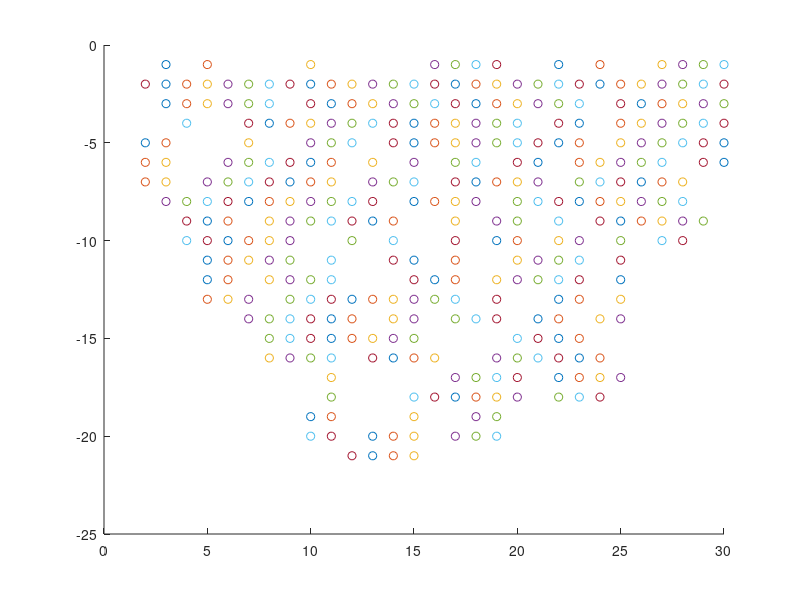

MATLAB code to generate this figure:
clear all
close all

unique_pos=[     1     3
     1     5
     1    10
     1    16
     1    17
     1    18
     1    19
     1    22
     1    24
     1    27
     1    28
     1    29
     1    30
     2     2
     2     3
     2     4
     2     5
     2     6
     2     7
     2     8
     2     9
     2    10
     2    11
     2    12
     2    13
     2    14
     2    15
     2    16
     2    17
     2    18
     2    19
     2    20
     2    21
     2    22
     2    23
     2    24
     2    25
     2    26
     2    27
     2    28
     2    29
     2    30
     3     3
     3     4
     3     5
     3     6
     3     7
     3     8
     3    10
     3    11
     3    12
     3    13
     3    14
     3    15
     3    16
     3    17
     3    18
     3    19
     3    20
     3    21
     3    22
     3    23
     3    25
     3    26
     3    27
     3    28
     3    29
     3    30
     4     4
     4     7
     4     8
     4     9
     4    10
     4    11
     4    12
     4    13
     4    14
     4    15
     4    16
     4    17
     4    18
     4    19
     4    20
     4    22
     4    23
     4    25
     4    26
     4    27
     4    28
     4    29
     4    30
     5     2
     5     3
     5     7
     5    10
     5    11
     5    12
     5    14
     5    15
     5    16
     5    17
     5    18
     5    19
     5    20
     5    21
     5    22
     5    23
     5    25
     5    26
     5    27
     5    28
     5    29
     5    30
     6     2
     6     3
     6     6
     6     7
     6     8
     6     9
     6    10
     6    11
     6    13
     6    15
     6    17
     6    18
     6    20
     6    21
     6    23
     6    24
     6    25
     6    26
     6    27
     6    29
     6    30
     7     2
     7     3
     7     5
     7     6
     7     7
     7     8
     7     9
     7    10
     7    11
     7    13
     7    14
     7    15
     7    17
     7    18
     7    19
     7    20
     7    21
     7    23
     7    24
     7    25
     7    26
     7    27
     7    28
     8     3
     8     4
     8     5
     8     6
     8     7
     8     8
     8     9
     8    10
     8    11
     8    12
     8    13
     8    15
     8    16
     8    17
     8    18
     8    20
     8    21
     8    22
     8    23
     8    24
     8    25
     8    26
     8    27
     8    28
     9     4
     9     5
     9     6
     9     8
     9     9
     9    10
     9    11
     9    12
     9    13
     9    14
     9    17
     9    19
     9    20
     9    22
     9    24
     9    25
     9    26
     9    27
     9    28
     9    29
    10     4
    10     5
    10     6
    10     7
    10     8
    10     9
    10    12
    10    14
    10    17
    10    19
    10    20
    10    22
    10    23
    10    25
    10    27
    10    28
    11     5
    11     6
    11     7
    11     8
    11     9
    11    11
    11    14
    11    15
    11    17
    11    20
    11    21
    11    22
    11    23
    11    25
    12     5
    12     6
    12     8
    12     9
    12    10
    12    11
    12    15
    12    16
    12    17
    12    19
    12    20
    12    21
    12    22
    12    23
    12    25
    13     5
    13     6
    13     7
    13     9
    13    10
    13    11
    13    12
    13    13
    13    14
    13    15
    13    16
    13    17
    13    19
    13    22
    13    23
    13    25
    14     7
    14     8
    14     9
    14    10
    14    11
    14    12
    14    14
    14    15
    14    17
    14    18
    14    19
    14    21
    14    22
    14    24
    14    25
    15     8
    15     9
    15    10
    15    11
    15    12
    15    13
    15    14
    15    15
    15    20
    15    21
    15    22
    15    23
    16     8
    16     9
    16    10
    16    11
    16    13
    16    14
    16    15
    16    16
    16    19
    16    20
    16    21
    16    22
    16    23
    16    24
    17    11
    17    17
    17    18
    17    19
    17    20
    17    22
    17    23
    17    24
    17    25
    18    11
    18    15
    18    16
    18    17
    18    18
    18    19
    18    20
    18    22
    18    23
    18    24
    19    10
    19    11
    19    15
    19    18
    19    19
    20    10
    20    11
    20    13
    20    14
    20    15
    20    17
    20    18
    20    19
    21    12
    21    13
    21    14
    21    15];


s=length(unique_pos);

for i=1:s
    up=unique_pos(i,:);
    hold on
    scatter(up(2),-up(1));
    hold on
end